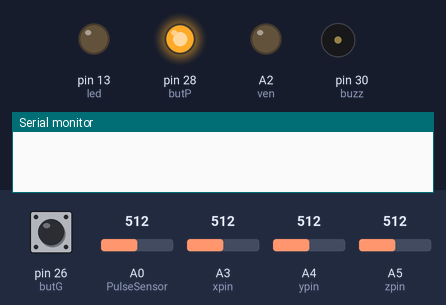
Simulated run of this sketch. Board: Arduino Mega 2560, built with avr-gcc and run on an emulated ATmega2560. Shown: output pins drawn as LEDs (lit = HIGH), buzzer (waves = sounding, pin HIGH), the last lines printed to the serial monitor. The test bench sets the inputs (shaded band); at power-on: pin 26 (butG) LOW, A0 (PulseSensor) = 512, A3 (xpin) = 512, A4 (ypin) = 512, A5 (zpin) = 512.

Above: at 1.2 s.
1.3 s: pin 26 (butG) pulled HIGH for 3.2 s
At 3.4 s:
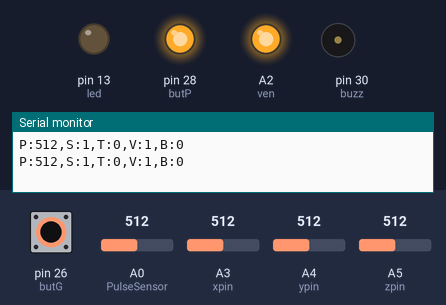
Timing chart, 0 to 14.5 s (numbered marks = the images above; inputs shaded):
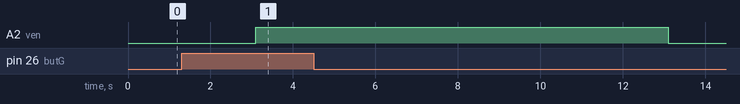

Measured:
- after the input at 1.3 s, A2 (ven): LOW → HIGH after 1.8 s, → LOW 10.0 s later

The sketch:

codigo.ino
```cpp
//ENTRADAS Y SALIDAS
//Ritmo cardiaco
int PulseSensor = A0 ;
int PulseSensorAux = 0 ;

//Button
int butP = 28;
int butG = 26;

//Buzzer
int buzz = 30;

//Ventilador
int ven = A2;

//Acelerometro
int xpin = A3;
int ypin = A4;
int zpin = A5;

//Led arduino
int led = LED_BUILTIN;


//VARIABLES
float threshhold = 80.0;

float xval[100] = {0};
float yval[100] = {0};
float zval[100] = {0};

float xavg;
float yavg;
float zavg;

int steps = 0, flag = 0;
int count = 0;
int randd = 1;
long tiempo = 0;


void setup() {
  Serial.begin(9600);         // Velocidad de comunicacion del arduino
  //Serial1.begin(57600);     // Velocidad de comunicacion con el modulo Bluetooth HC-05
  //Serial1.begin(38400);     // Velocidad de comunicacion con el modulo Bluetooth HC-05
  Serial1.begin(9600);     // Velocidad de comunicacion con el modulo Bluetooth HC-05
  //calibrate();
  pinMode(led, OUTPUT);
  pinMode(ven, OUTPUT);
  pinMode(buzz, OUTPUT);
  pinMode(butP, OUTPUT);
  pinMode(butG, INPUT);

  digitalWrite(butP, HIGH);
  digitalWrite(led, LOW);
  digitalWrite(ven, LOW);
}

int vuelta = 1;
long suma = 0;
long resta = 0;
long resta1 = 0;
int rendido = 0;//0-entreno 1-se rinde pulso 2-se rinde boton 3-fallo 4-gana
int iterador = 0;
int bandera = 0;
int index = 0;
void loop(){

  if(bandera == 0 && digitalRead(butG)){
    bandera = 1;
    iterador = 0;
    suma = 0;
    resta = millis();
    resta1 = millis();
    rendido = 0;
    vuelta = 1;
    index = 0;

      steps = 0;
  }

  if(bandera == 1 && rendido == 0){
    index++;
    long temp = millis() - resta;
    long t = temp/1000;

   //Serial.println("T:"+String(t)); //+1 step bug

    if(digitalRead(butG) && index > 2){
      rendido = 2;
      bandera = 0;
      digitalWrite(ven, HIGH);
      delay(10000);
      digitalWrite(ven, LOW);
    }

    if(t-tiempo >= 60){
      tiempo = t + 1;
      digitalWrite(led, HIGH);
      digitalWrite(buzz, HIGH);
      delay(1000);
      digitalWrite(led, LOW);
      digitalWrite(buzz, LOW);
      vuelta++;
      steps = 0;
    }
    //Serial.println(String(t)+", "+String(temp)+", "+String(tiempo));


    /*********Sensor cardiaco*********/
    int Signal = analogRead(PulseSensor);  //Lectura de datos del sensor de ritmo cardiaco

    //if(Signal > 520){
        PulseSensorAux = Signal;
    //}


    /*********Sensor acelerometro*********/
    int acc = 0;
    float totvect[100] = {0};
    float totave[100] = {0};

    float xaccl[100] = {0};
    float yaccl[100] = {0};
    float zaccl[100] = {0};

    for (int i = 0; i < 100; i++){
      xaccl[i] = float(analogRead(xpin));
      delay(1);

      yaccl[i] = float(analogRead(ypin));
      delay(1);

      zaccl[i] = float(analogRead(zpin));
      delay(1);

      totvect[i] = sqrt(((xaccl[i] - xavg) * (xaccl[i] - xavg)) + ((yaccl[i] - yavg) * (yaccl[i] - yavg)) + ((zval[i] - zavg) * (zval[i] - zavg)));
      totave[i] = (totvect[i] + totvect[i - 1]) / 2 ;

      //Serial.println(totave[i]);
      //delay(10);

      //cal steps
      if (totave[i] > threshhold && flag == 0){
        steps = steps + 1;
        flag = 1;

      }else if (totave[i] > threshhold && flag == 1){
        //do nothing
      }

      if (totave[i] < threshhold  && flag == 1){
        flag = 0;
      }

    }

    if(iterador < 15){
      suma += PulseSensorAux;
      iterador++;
    }else if(suma > 15000){
      digitalWrite(ven, HIGH);
      delay(10000);
      digitalWrite(ven, LOW);
      rendido = 1;
      bandera = 0;
    }else{
      iterador = 0;
      suma = 0;
    }

    if(vuelta == 22){
        if(tiempo > 1281){
          rendido = 3;
          bandera = 0;
        }else{
          rendido = 4;
          bandera = 0;
        }
    }

    Serial.println("P:"+String(PulseSensorAux)+",S:"+steps+",T:"+String(t)+",V:"+String(vuelta)+",B:"+String(rendido));
    Serial1.print("P:"+String(PulseSensorAux)+",S:"+steps+",T:"+String(t)+",V:"+String(vuelta)+",B:"+String(rendido));
    //Serial1.print("hola "+String(Signal)); //jala de ahuevo
    //delay(500);

    //Envio para app
    //Serial1.print("*G");
    //Serial1.print(String(Signal));
    //Serial1.print("*");
    //Serial.println(Signal);
    delay(550);
  }

}


void calibrate() {
  digitalWrite(13, HIGH);

  float sum = 0;
  float sum1 = 0;
  float sum2 = 0;

  for (int i = 0; i < 100; i++){
    xval[i] = float(analogRead(xpin));
    sum = xval[i] + sum;
  }

  delay(100);
  xavg = sum / 100.0;
  Serial.println(xavg);

  for (int j = 0; j < 100; j++){
    xval[j] = float(analogRead(xpin));
    sum1 = xval[j] + sum1;
  }

  yavg = sum1 / 100.0;
  Serial.println(yavg);
  delay(100);

  for (int i = 0; i < 100; i++){
    zval[i] = float(analogRead(zpin));
    sum2 = zval[i] + sum2;
  }

  zavg = sum2 / 100.0;
  delay(100);
  Serial.println(zavg);
}
```
